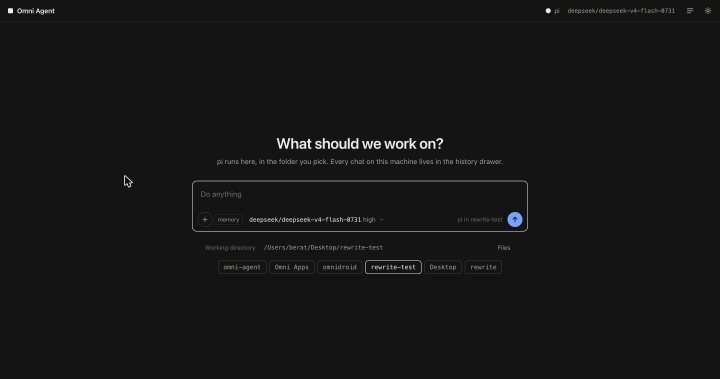
#> input picture .impeccable/review/desktop-home-dark.png, 1440 x 757 px (shown at 1/2 size)
$ python -i _emulator_screen_read.py   (imports and definitions only)
#> lines starting #> are read from the running program, lines starting #| are printed output that depends on the picture
"""Turn an Android screen into something a TEXT-ONLY model can act on.

The main LLM cannot see pixels — it only ever reads tool output — so a raw
screenshot tells it nothing it can tap. Everything here exists to close that
gap by producing COORDINATES in text:

  * ``parse_ui_nodes`` — the accurate channel. uiautomator's view hierarchy
    gives every labelled/clickable node exact bounds, so "Log In" becomes a
    precise tap center with no guessing at all.
  * ``draw_grid`` — the fallback channel, for screens uiautomator is blind to
    (anything that draws its own frames: a game's single SurfaceView, a video,
    a canvas). Ruled, labelled lines let the vision model report a position by
    reading the nearest label off the image instead of estimating a pixel —
    estimates drift by tens of pixels, which is enough to miss a button.

Pure functions over captured text/images: no adb, no I/O beyond the image file
it is handed, so all of it is testable without a booted VM.
"""

import re
import xml.etree.ElementTree as ET

# `wm size` prints "Physical size: WxH" and, when a different resolution has
# been forced, an additional "Override size: WxH" — the override is what is
# actually on screen, so it wins.
_PHYSICAL_RE = re.compile(r"Physical size:\s*(\d+)x(\d+)")
_OVERRIDE_RE = re.compile(r"Override size:\s*(\d+)x(\d+)")
_TOP_ACT_RE = re.compile(r"topResumedActivity=ActivityRecord\{\S+\s+\S+\s+(\S+)")
_LOCK_TASK_RE = re.compile(r"mLockTaskModeState=(\S+)")
_BOUNDS_RE = re.compile(r"\[(-?\d+),(-?\d+)\]\[(-?\d+),(-?\d+)\]")


# [146 lines left out: functions parse_screen_size, parse_top_activity, parse_lock_task_state, parse_ui_nodes, interesting_nodes, format_node and 4 more, not called in this run]


# Named regions, as fractions of (width, height). A 3x3 split plus the four
# halves — the vocabulary someone actually uses after a first look at a screen
# ("it's bottom-right"), so a follow-up zoom needs no pixel arithmetic.
REGIONS = {
    "top-left":     (0.0, 0.0, 1 / 3, 1 / 3),
    "top":          (1 / 3, 0.0, 2 / 3, 1 / 3),
    "top-right":    (2 / 3, 0.0, 1.0, 1 / 3),
    "left":         (0.0, 1 / 3, 1 / 3, 2 / 3),
    "center":       (1 / 3, 1 / 3, 2 / 3, 2 / 3),
    "right":        (2 / 3, 1 / 3, 1.0, 2 / 3),
    "bottom-left":  (0.0, 2 / 3, 1 / 3, 1.0),
    "bottom":       (1 / 3, 2 / 3, 2 / 3, 1.0),
    "bottom-right": (2 / 3, 2 / 3, 1.0, 1.0),
    "top-half":     (0.0, 0.0, 1.0, 0.5),
    "bottom-half":  (0.0, 0.5, 1.0, 1.0),
    "left-half":    (0.0, 0.0, 0.5, 1.0),
    "right-half":   (0.5, 0.0, 1.0, 1.0),
}


# [28 lines left out: function resolve_region, not called in this run]


def draw_grid(path, step=100, out_path=None, box=None, scale=1):
    """Write a grid-annotated COPY of a screenshot and return its path.

    A copy, not in-place: the clean frame stays available as evidence (and for
    the vision cache), while the annotated one is what gets reasoned over.

    `box` crops to (x1, y1, x2, y2) and `scale` magnifies the crop — but every
    label still carries its FULL-SCREEN coordinate, so a coordinate read off a
    zoomed crop is directly tappable with no arithmetic on the caller's side.
    Zooming is what makes the visual channel usable: measured against a button
    whose true center was known, a vision model missed by 115-226 px on a whole
    1280x800 screen and by 47 px — inside the button — on a magnified ninth of
    it. Localization error scales with how much screen the model must search.

    Labels are yellow-on-black-halo so they read over both a white settings
    page and a dark game frame, sized to stay legible after the downscale the
    vision API applies while occluding as little of the content as possible.
    """
#> called with step = 100, scale = 1
    from PIL import Image, ImageDraw, ImageFont

    out_path = out_path or _grid_path(path)
    with Image.open(path) as src:
#> src is the input picture: PIL image 1440x757 RGB; mean R, G, B 21.8, 21.9, 21.9
        img = src.convert("RGB")
    x0, y0 = 0, 0
    if box:
        x0, y0 = box[0], box[1]
        img = img.crop(box)
    scale = max(1, min(int(scale), 4))
    if scale > 1:
        img = img.resize((img.width * scale, img.height * scale), Image.LANCZOS)

    w, h = img.size
#> w = 1440; h = 757
    step = max(10, int(step))
    # Big enough to survive the vision API's downscale, small enough not to
    # bury the buttons it is meant to help locate.
    font_size = max(12, min(20, w // 75))
#> font_size = 19
    try:
        font = ImageFont.load_default(size=font_size)
    except TypeError:                       # Pillow < 10 has no sized default
        font = ImageFont.load_default()

    # Gridlines land on multiples of `step` in SCREEN space, so the same pixel
    # is always labelled the same way whether or not the frame was cropped.
    xs = list(range(x0 - (x0 % step), x0 + (w // scale) + 1, step))
    ys = list(range(y0 - (y0 % step), y0 + (h // scale) + 1, step))
#> ys = [0, 100, 200, 300, 400, 500, 600, 700]

    overlay = Image.new("RGBA", (w, h), (0, 0, 0, 0))
#> overlay: PIL image 1440x757 RGBA; every value is 0
    d = ImageDraw.Draw(overlay)
    minor, major = (255, 0, 255, 60), (255, 0, 255, 130)
    for gx in xs:
        px = (gx - x0) * scale
        if 0 <= px < w:
            d.line([(px, 0), (px, h)], fill=major if gx % (step * 5) == 0 else minor)
    for gy in ys:
        py = (gy - y0) * scale
        if 0 <= py < h:
            d.line([(0, py), (w, py)], fill=major if gy % (step * 5) == 0 else minor)

    img = Image.alpha_composite(img.convert("RGBA"), overlay).convert("RGB")
    d = ImageDraw.Draw(img)

    def _label(px, py, text):
        for dx, dy in ((-1, 0), (1, 0), (0, -1), (0, 1)):
            d.text((px + dx, py + dy), text, font=font, fill=(0, 0, 0))
        d.text((px, py), text, font=font, fill=(255, 255, 0))

    # Edge rulers first (a reading aid where the content is least important),
    # then the intersection labels the model actually quotes back.
    for gx in xs:
        px = (gx - x0) * scale
        if 0 <= px < w:
            _label(min(px + 3, w - 4), 1, str(gx))
    for gy in ys:
        py = (gy - y0) * scale
        if 0 < py < h:
            _label(2, py + 2, str(gy))
    for gx in xs:
        px = (gx - x0) * scale
        if not 0 <= px < w:
            continue
        for gy in ys:
            py = (gy - y0) * scale
            if 0 <= py < h:
                _label(px + 4, py + 2, f"{gx},{gy}")
    img.save(out_path)
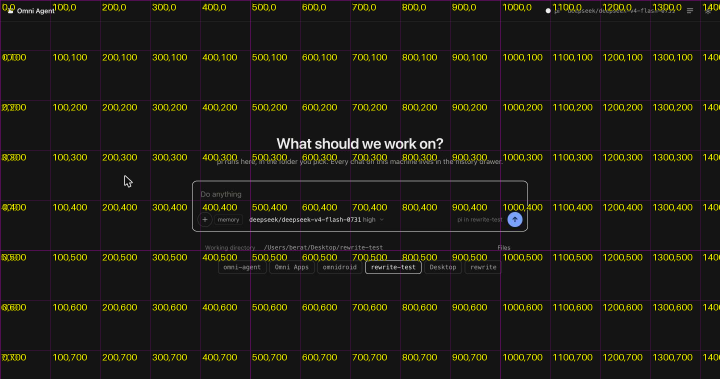
#> saved as desktop-home-dark_grid.png: PIL image 1440x757 RGB (shown at 1/2 size); mean R, G, B 29.8, 28.2, 21.9
    return out_path


def _grid_path(path, suffix="grid"):
    base, dot, ext = path.rpartition(".")
    return f"{base}_{suffix}.{ext}" if dot else f"{path}_{suffix}.png"

>>> result = draw_grid('../.impeccable/review/desktop-home-dark.png')
